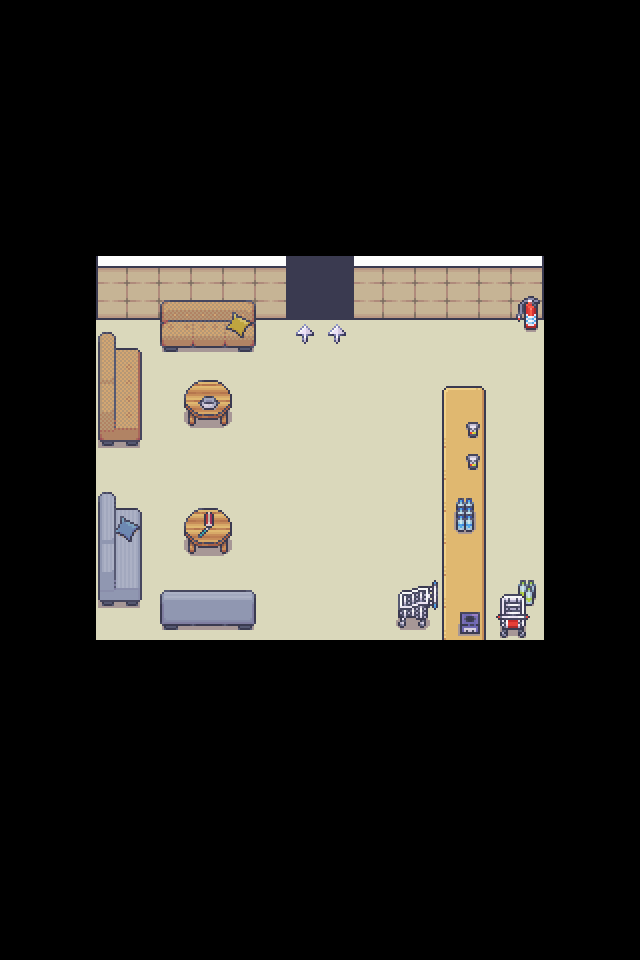

A level layout from a 2D game, rendered from its tile map. Below: a short description, then the map file with tile-grid data replaced by summaries:
An orthogonal 20x30 tile map with 32x32 px tiles, 4 tile layers (base_1, base_2, base_3, top), 4 tilesets and 19 objects (15x obstacle, 3x mob, shifter).

<map version="1.4" tiledversion="1.4.3" orientation="orthogonal" renderorder="right-down" width="20" height="30" tilewidth="32" tileheight="32" infinite="0" nextlayerid="6" nextobjectid="27">
 <tileset firstgid="1" source="tilesets/roguelikeCity_magenta.v2.tsx" />
 <tileset firstgid="1037" source="tilesets/Tilesets_32x32.tsx" />
 <tileset firstgid="3357" source="tilesets/Interiors_32x32.tsx" />
 <tileset firstgid="10669" source="tilesets/UI_32x32.tsx" />
 <layer id="1" name="base_1" width="20" height="30">
  <data>[600 cells, 168 non-empty, 8 distinct tile ids]</data>
 </layer>
 <layer id="3" name="base_2" width="20" height="30">
  <data>[600 cells, 67 non-empty, 37 distinct tile ids]</data>
 </layer>
 <layer id="4" name="base_3" width="20" height="30">
  <data>[600 cells, 20 non-empty, 18 distinct tile ids]</data>
 </layer>
 <layer id="5" name="top" width="20" height="30">
  <data>[600 cells, 7 non-empty, 6 distinct tile ids]</data>
 </layer>
 <objectgroup id="2" name="obstacles">
  <object id="1" name="obstacle" x="96" y="288" width="192" height="32" />
  <object id="2" name="obstacle" x="448" y="384" width="32" height="288" />
  <object id="3" name="obstacle" x="64" y="288" width="32" height="384" />
  <object id="4" name="obstacle" x="96" y="640" width="448" height="32" />
  <object id="7" name="shifter" x="288" y="288" width="64" height="32">
   <properties>
    <property name="to_map" value="udvar" />
    <property name="to_position_x" value="160" />
    <property name="to_position_y" value="704" />
   </properties>
  </object>
  <object id="8" name="obstacle" x="352" y="288" width="192" height="32" />
  <object id="9" name="mob" x="512" y="416" width="32" height="32">
   <properties>
    <property name="mob_id" value="Petra" />
    <property name="move" value="512,544;512,416" />
   </properties>
  </object>
  <object id="10" name="mob" x="160" y="512" width="32" height="32">
   <properties>
    <property name="mob_id" value="Jani" />
    <property name="move" value="224,544;160,544;160,480;160,544" />
   </properties>
  </object>
  <object id="11" name="obstacle" x="544" y="256" width="32" height="384" />
  <object id="12" name="obstacle" x="384" y="608" width="64" height="32" />
  <object id="13" name="obstacle" x="480" y="608" width="64" height="32" />
  <object id="15" name="obstacle" x="160" y="576" width="96" height="64" />
  <object id="16" name="obstacle" x="96" y="512" width="64" height="96" />
  <object id="21" name="obstacle" x="96" y="352" width="64" height="96" />
  <object id="22" name="obstacle" x="160" y="320" width="96" height="32" />
  <object id="23" name="obstacle" x="192" y="416" width="32" height="32" />
  <object id="24" name="obstacle" x="192" y="512" width="32" height="32" />
  <object id="25" name="mob" x="416" y="416" width="32" height="32">
   <properties>
    <property name="mob_id" value="Attila" />
    <property name="move" value="" />
   </properties>
  </object>
  <object id="26" name="obstacle" x="512" y="576" width="32" height="32" />
 </objectgroup>
</map>